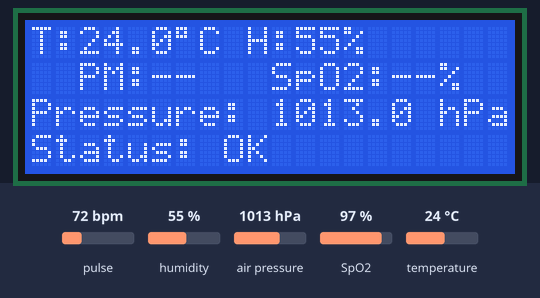
This sketch was run on a simulated ESP32. Parts: 20×4 character LCD. Inputs (shaded band) come from the test bench; at power-on: air pressure 1013 hPa, humidity 55 %, pulse 72 bpm, temperature 24 °C, SpO2 97 %. What the sketch prints to the serial monitor is not drawn.

Above: at 1.7 s.
1.8 s: air pressure set to 952 hPa
At 3.6 s:
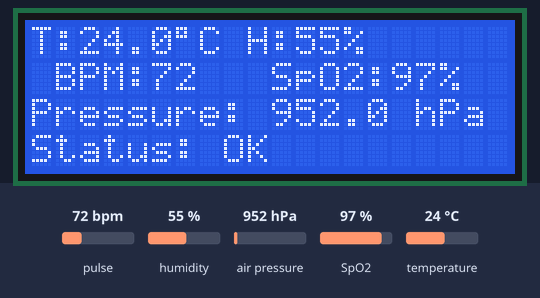
4.5 s: humidity set to 22 %
At 7.7 s:
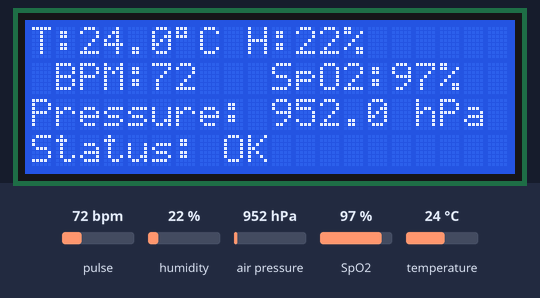
8.6 s: pulse set to 42 bpm
At 9.7 s:
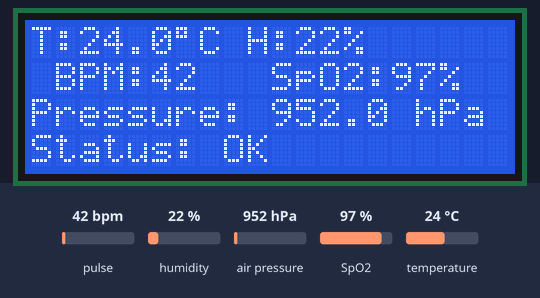
10.5 s: temperature set to 12 °C
At 13.8 s:
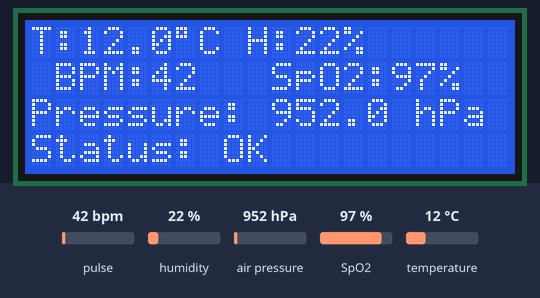
14.6 s: SpO2 set to 80 %
At 15.8 s:
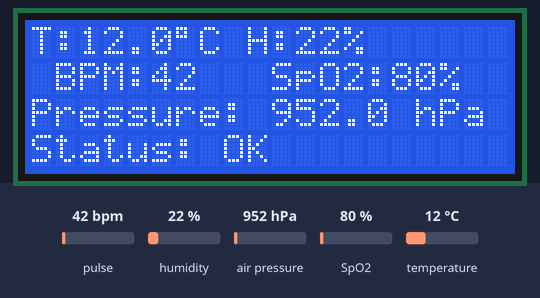
16.6 s: humidity set to 40 %
At 19.9 s:
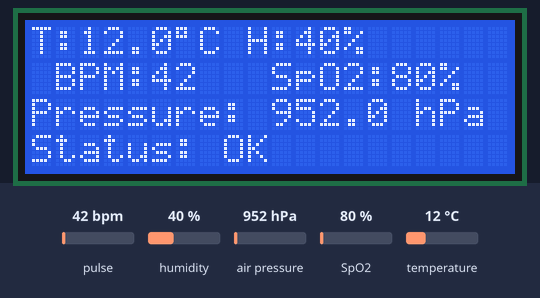
Timing chart, 0 to 21.4 s (numbered marks = the images above; inputs shaded):
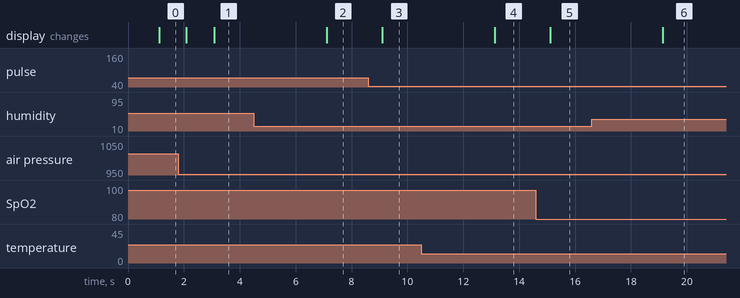

The sketch:

DHT_11_MAX30100_LCD_PULSE_WITH_ARDUINO.ino
```cpp
#include <Wire.h>
#include <LiquidCrystal_I2C.h>
#include <DHT.h>

#include "MAX30100_PulseOximeter.h"

// ===== BMP280 =====
#include <Adafruit_BMP280.h>
Adafruit_BMP280 bmp;  // I2C

// ===== LCD =====
LiquidCrystal_I2C lcd(0x27, 20, 4);   // common address: 0x27 or 0x3F

// ===== DHT =====
#define DHTPIN 2
#define DHTTYPE DHT11
DHT dht(DHTPIN, DHTTYPE);

// ===== MAX30100 =====
PulseOximeter pox;

#define REPORTING_PERIOD_MS 1000
uint32_t tsLastReport = 0;

float bpm = 0;
float spo2 = 0;

float tempC = 0;
float hum = 0;

float pressure_hPa = 0;

void onBeatDetected() {
  // optional
}

void setup() {
  Serial.begin(9600);

  // If you are using ESP32 and want to force I2C pins, use:
  // Wire.begin(21, 22);   // SDA=21, SCL=22 (common ESP32 default)
  Wire.begin();

  // LCD init
  lcd.init();
  lcd.backlight();
  lcd.clear();

  lcd.setCursor(0, 0);
  lcd.print("Health Monitor");
  lcd.setCursor(0, 1);
  lcd.print("Initializing...");

  // DHT init
  dht.begin();

  // BMP280 init (most modules are 0x76 or 0x77)
  if (!bmp.begin(0x76)) {   // try 0x77 if this fails
    lcd.clear();
    lcd.setCursor(0, 0);
    lcd.print("BMP280 FAILED");
    lcd.setCursor(0, 1);
    lcd.print("Try addr 0x77");
    while (1) delay(1000);
  }

  // MAX30100 init
  if (!pox.begin()) {
    lcd.clear();
    lcd.setCursor(0, 0);
    lcd.print("MAX30100 FAILED");
    lcd.setCursor(0, 1);
    lcd.print("Check wiring/I2C");
    while (1) delay(1000);
  }

  pox.setIRLedCurrent(MAX30100_LED_CURR_27_1MA);
  pox.setOnBeatDetectedCallback(onBeatDetected);

  lcd.clear();
}

void loop() {
  // Must be called very frequently for MAX30100 to work
  pox.update();

  // Update display once per second
  if (millis() - tsLastReport > REPORTING_PERIOD_MS) {
    tsLastReport = millis();

    // Read MAX30100 values
    bpm = pox.getHeartRate();
    spo2 = pox.getSpO2();

    // Read DHT11
    hum = dht.readHumidity();
    tempC = dht.readTemperature();

    if (isnan(hum) || isnan(tempC)) {
      hum = -1;
      tempC = -1;
    }

    // Read BMP280 pressure
    pressure_hPa = bmp.readPressure() / 100.0F;  // Pa -> hPa

    // ===== LCD DISPLAY (20x4) =====
    // Line 0: Temp + Hum
    lcd.setCursor(0, 0);
    lcd.print("T:");
    if (tempC >= 0) {
      lcd.print(tempC, 1);
      lcd.print((char)223);
      lcd.print("C ");
    } else {
      lcd.print("Err   ");
    }

    lcd.print("H:");
    if (hum >= 0) {
      lcd.print(hum, 0);
      lcd.print("%   ");
    } else {
      lcd.print("Err   ");
    }

    // Line 1: BPM + SpO2
    lcd.setCursor(0, 1);
    lcd.print(" BPM:");
    if (bpm > 30 && bpm < 220) {
      lcd.print(bpm, 0);
      lcd.print("   ");
    } else {
      lcd.print("--   ");
    }

    lcd.print("SpO2:");
    if (spo2 > 50 && spo2 <= 100) {
      lcd.print(spo2, 0);
      lcd.print("%   ");
    } else {
      lcd.print("--%  ");
    }

    // Line 2: Pressure
    lcd.setCursor(0, 2);
    lcd.print("Pressure: ");
    lcd.print(pressure_hPa, 1);
    lcd.print(" hPa  ");

    // Line 3: (optional) You can show altitude too if you want
    // float altitude = bmp.readAltitude(1013.25); // sea level pressure
    // lcd.setCursor(0, 3);
    // lcd.print("Alt: "); lcd.print(altitude, 1); lcd.print(" m     ");

    lcd.setCursor(0, 3);
    lcd.print("Status: OK          ");

    // Serial debug
    Serial.print("Temp: "); Serial.print(tempC);
    Serial.print("C  Hum: "); Serial.print(hum);
    Serial.print("%  BPM: "); Serial.print(bpm);
    Serial.print("  SpO2: "); Serial.print(spo2);
    Serial.print("  Pressure: "); Serial.print(pressure_hPa);
    Serial.println(" hPa");
  }
}
```

Measured:
- after the input at 1.8 s, the display: first changes after 0.29 s (image 1 shows a later state)
- after the input at 4.5 s, the display: changes after 2.6 s (image 2)
- after the input at 8.6 s, the display: changes after 0.50 s (image 3)
- after the input at 10.5 s, the display: changes after 2.6 s (image 4)
- after the input at 14.6 s, the display: changes after 0.51 s (image 5)
- after the input at 16.6 s, the display: changes after 2.5 s (image 6)
